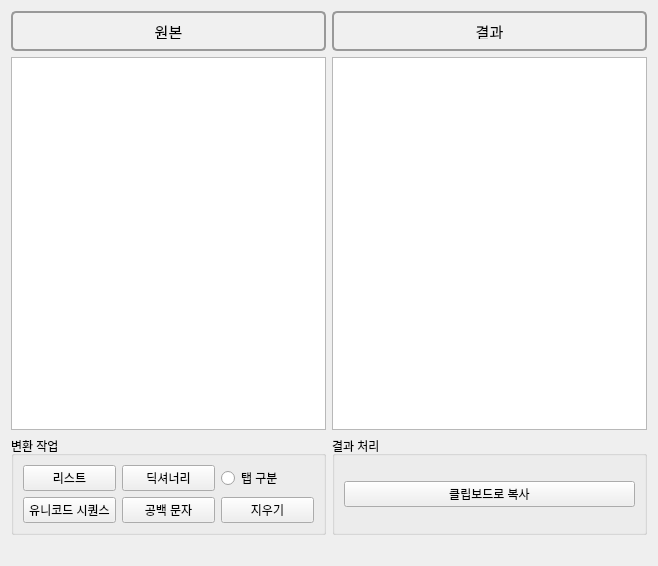
<?xml version="1.0" encoding="UTF-8"?>
<ui version="4.0">
 <class>Form</class>
 <widget class="QWidget" name="Form">
  <property name="geometry">
   <rect>
    <x>0</x>
    <y>0</y>
    <width>658</width>
    <height>566</height>
   </rect>
  </property>
  <property name="windowTitle">
   <string>텍스트 변환기</string>
  </property>
  <layout class="QGridLayout" name="gridLayout">
   <item row="0" column="0">
    <widget class="QLabel" name="label">
     <property name="enabled">
      <bool>true</bool>
     </property>
     <property name="maximumSize">
      <size>
       <width>16777215</width>
       <height>40</height>
      </size>
     </property>
     <property name="font">
      <font>
       <pointsize>11</pointsize>
      </font>
     </property>
     <property name="styleSheet">
      <string notr="true">QLabel {
                background-color: #f0f0f0;
                border: 2px solid #999999;
                border-radius: 5px;
                padding: 10px;
                box-shadow: 5px 5px 5px rgba(0, 0, 0, 0.5);
            }</string>
     </property>
     <property name="text">
      <string>원본</string>
     </property>
     <property name="alignment">
      <set>Qt::AlignmentFlag::AlignCenter</set>
     </property>
    </widget>
   </item>
   <item row="4" column="0" colspan="2">
    <widget class="QLabel" name="label_status">
     <property name="enabled">
      <bool>false</bool>
     </property>
     <property name="text">
      <string/>
     </property>
    </widget>
   </item>
   <item row="1" column="1">
    <widget class="QPlainTextEdit" name="plainTextEdit_2"/>
   </item>
   <item row="1" column="0">
    <widget class="QPlainTextEdit" name="plainTextEdit">
     <property name="plainText">
      <string/>
     </property>
    </widget>
   </item>
   <item row="3" column="1">
    <widget class="QGroupBox" name="groupBox_2">
     <property name="title">
      <string>결과 처리</string>
     </property>
     <layout class="QGridLayout" name="gridLayout_2">
      <item row="0" column="0">
       <widget class="QPushButton" name="pushButton_clipboard">
        <property name="text">
         <string>클립보드로 복사</string>
        </property>
       </widget>
      </item>
     </layout>
    </widget>
   </item>
   <item row="0" column="1">
    <widget class="QLabel" name="label_2">
     <property name="enabled">
      <bool>true</bool>
     </property>
     <property name="maximumSize">
      <size>
       <width>16777215</width>
       <height>40</height>
      </size>
     </property>
     <property name="font">
      <font>
       <pointsize>11</pointsize>
      </font>
     </property>
     <property name="styleSheet">
      <string notr="true">QLabel {
                background-color: #f0f0f0;
                border: 2px solid #999999;
                border-radius: 5px;
                padding: 10px;
                box-shadow: 5px 5px 5px rgba(0, 0, 0, 0.5);
            }</string>
     </property>
     <property name="text">
      <string>결과</string>
     </property>
     <property name="alignment">
      <set>Qt::AlignmentFlag::AlignCenter</set>
     </property>
    </widget>
   </item>
   <item row="3" column="0">
    <widget class="QGroupBox" name="groupBox">
     <property name="minimumSize">
      <size>
       <width>0</width>
       <height>0</height>
      </size>
     </property>
     <property name="maximumSize">
      <size>
       <width>16777215</width>
       <height>16777215</height>
      </size>
     </property>
     <property name="title">
      <string>변환 작업</string>
     </property>
     <layout class="QGridLayout" name="gridLayout_3">
      <item row="1" column="0">
       <widget class="QPushButton" name="pushButton_unicode">
        <property name="toolTip">
         <string>유니코드 이스케이프 시퀀스(예: u00e9)를 사람이 읽을 수 있는 문자로 변환합니다.</string>
        </property>
        <property name="text">
         <string>유니코드 시퀀스</string>
        </property>
       </widget>
      </item>
      <item row="0" column="0">
       <widget class="QPushButton" name="pushButton_list">
        <property name="toolTip">
         <string>여러 줄로 구분되어 있는 목록을 파이썬의 리스트 형식으로 변환합니다.</string>
        </property>
        <property name="text">
         <string>리스트</string>
        </property>
       </widget>
      </item>
      <item row="0" column="2">
       <widget class="QRadioButton" name="radioButton_tab">
        <property name="text">
         <string>탭 구분</string>
        </property>
       </widget>
      </item>
      <item row="1" column="2">
       <widget class="QPushButton" name="pushButton_clear">
        <property name="toolTip">
         <string>원본 내용을 지웁니다.</string>
        </property>
        <property name="text">
         <string>지우기</string>
        </property>
       </widget>
      </item>
      <item row="0" column="1">
       <widget class="QPushButton" name="pushButton_dict">
        <property name="text">
         <string>딕셔너리</string>
        </property>
       </widget>
      </item>
      <item row="1" column="1">
       <widget class="QPushButton" name="pushButton_white_space">
        <property name="text">
         <string>공백 문자</string>
        </property>
       </widget>
      </item>
     </layout>
    </widget>
   </item>
  </layout>
 </widget>
 <resources/>
 <connections/>
</ui>
